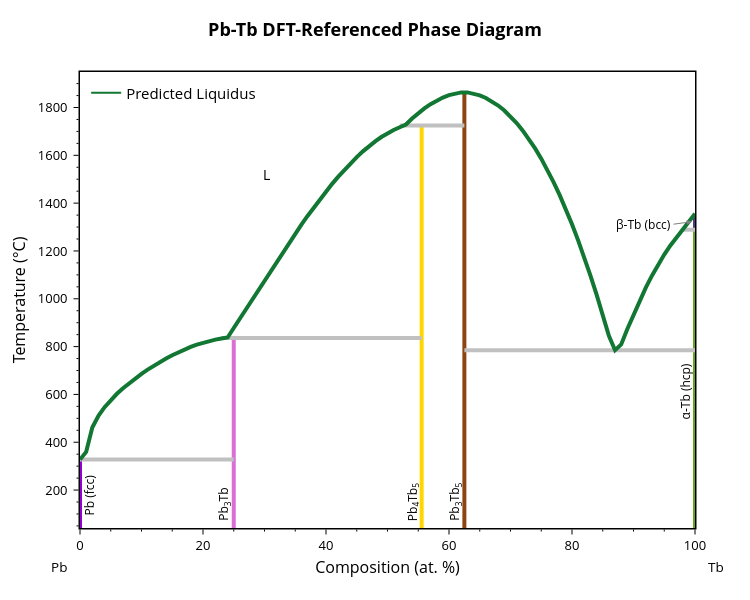
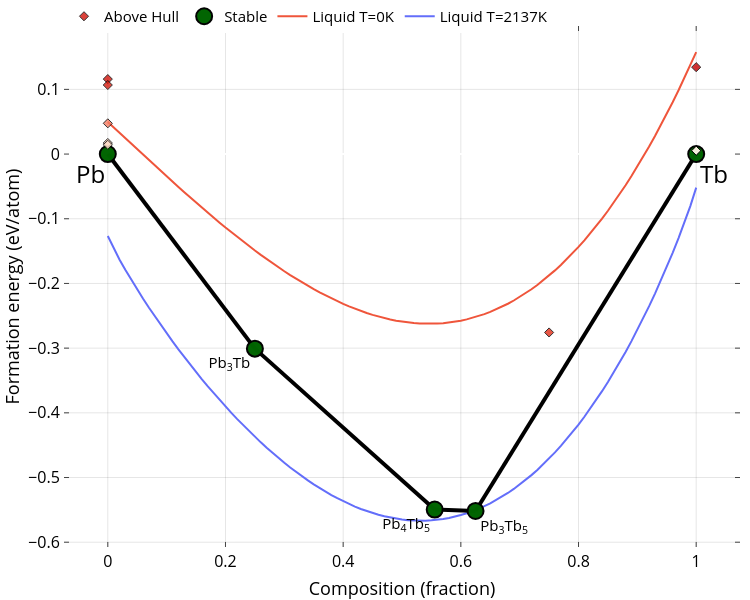

The cell these charts' notebook holds for them, in order:
### Markdown cell above
## 1) Plot the predicted liquidus curve

Use latest ML model ensemble to predict non-ideal mixing parameters for the Pb-Tb system and plot the resulting phase diagram.

### Code cell
from gliquid.binary import BinaryLiquid, BLPlotter

system = "Pb-Tb"
bl = BinaryLiquid.from_cache(system, param_format='comb-exp')

pred_params = runner.predict_system(system) + [0]
bl.update_params(pred_params)
predicted_liquidus_line = [[p[0], p[1]] for p in bl.phases[-1].points]  # Keep a copy for later overlay

blp = BLPlotter(bl)
blp.show('pred')   # Predicted phase diagram
blp.show('ch+g')   # DFT convex hull with liquid free-energy overlay

### Figure 1 — Plotly figure (JSON) as saved in the notebook; plotly's stock layout.template omitted (floating-point values rounded to 4 significant figures)
{"data": [{"hovertemplate": "label=Pb (fcc)<br>x=%{x}<br>t=%{y}<extra></extra>", "legendgroup": "Pb (fcc)", "line": {"color": "#9400D3", "dash": "solid", "width": 4}, "marker": {"symbol": "circle"}, "mode": "lines", "name": "Pb (fcc)", "orientation": "v", "showlegend": false, "type": "scatter", "x": [0, 0], "xaxis": "x", "y": [-273.1, 327.5], "yaxis": "y"}, {"hovertemplate": "label=TbPb3<br>x=%{x}<br>t=%{y}<extra></extra>", "legendgroup": "TbPb3", "line": {"color": "#DA70D6", "dash": "solid", "width": 4}, "marker": {"symbol": "circle"}, "mode": "lines", "name": "TbPb3", "orientation": "v", "showlegend": false, "type": "scatter", "x": [25, 25, 25, 25, 25, 25, 25, 25, 25, 25, 25, 25, 25, 25, 25, 25, 25, 25, 25, 25, 25, 25, 25, 25, 25, 25], "xaxis": "x", "y": [-273.1, 327.5, 359.4, 461.7, 510.6, 546.8, 576.6, 602.6, 626.0, 647.5, 667.4, 686.1, 703.7, 720.3, 735.8, 750.4, 764.1, 776.7, 788.3, 798.8, 808.2, 816.5, 823.5, 829.2, 833.6, 836.4], "yaxis": "y"}, {"hovertemplate": "label=Tb5Pb4<br>x=%{x}<br>t=%{y}<extra></extra>", "legendgroup": "Tb5Pb4", "line": {"color": "#FFD700", "dash": "solid", "width": 4}, "marker": {"symbol": "circle"}, "mode": "lines", "name": "Tb5Pb4", "orientation": "v", "showlegend": false, "type": "scatter", "x": [55.56, 55.56, 55.56, 55.56, 55.56, 55.56, 55.56, 55.56, 55.56, 55.56, 55.56, 55.56, 55.56, 55.56, 55.56, 55.56, 55.56, 55.56, 55.56, 55.56, 55.56, 55.56, 55.56, 55.56, 55.56, 55.56, 55.56, 55.56, 55.56, 55.56, 55.56, 55.56], "xaxis": "x", "y": [-273.1, 836.4, 838.2, 877.8, 917.7, 957.7, 997.9, 1038.0, 1078.0, 1118.0, 1158.0, 1197.0, 1235.0, 1273.0, 1310.0, 1346.0, 1382.0, 1416.0, 1449.0, 1481.0, 1511.0, 1540.0, 1567.0, 1593.0, 1617.0, 1639.0, 1659.0, 1676.0, 1692.0, 1706.0, 1717.0, 1725.0], "yaxis": "y"}, {"hovertemplate": "label=Tb5Pb3<br>x=%{x}<br>t=%{y}<extra></extra>", "legendgroup": "Tb5Pb3", "line": {"color": "#8B4513", "dash": "solid", "width": 4}, "marker": {"symbol": "circle"}, "mode": "lines", "name": "Tb5Pb3", "orientation": "v", "showlegend": false, "type": "scatter", "x": [62.5, 62.5, 62.5, 62.5, 62.5, 62.5, 62.5, 62.5, 62.5, 62.5, 62.5, 62.5, 62.5, 62.5, 62.5, 62.5, 62.5, 62.5, 62.5, 62.5, 62.5, 62.5, 62.5, 62.5, 62.5, 62.5, 62.5, 62.5, 62.5, 62.5, 62.5, 62.5, 62.5, 62.5, 62.5, 62.5, 62.5, 62.5], "xaxis": "x", "y": [-273.1, 785.1, 844.7, 933.0, 1017.0, 1097.0, 1173.0, 1244.0, 1311.0, 1374.0, 1433.0, 1488.0, 1539.0, 1586.0, 1629.0, 1668.0, 1703.0, 1725.0, 1729.0, 1735.0, 1754.0, 1763.0, 1776.0, 1787.0, 1796.0, 1808.0, 1814.0, 1826.0, 1829.0, 1840.0, 1842.0, 1851.0, 1852.0, 1859.0, 1859.0, 1863.0, 1863.0, 1865.0], "yaxis": "y"}, {"hovertemplate": "label=alpha-Tb (hcp)<br>x=%{x}<br>t=%{y}<extra></extra>", "legendgroup": "alpha-Tb (hcp)", "line": {"color": "#66A61E", "dash": "solid", "width": 4}, "marker": {"symbol": "circle"}, "mode": "lines", "name": "alpha-Tb (hcp)", "orientation": "v", "showlegend": false, "type": "scatter", "x": [100, 100, 100, 100, 100, 100, 100, 100, 100, 100, 100, 100, 100, 100], "xaxis": "x", "y": [-273.1, 785.1, 809.3, 873.8, 934.9, 992.5, 1046.0, 1097.0, 1143.0, 1185.0, 1223.0, 1257.0, 1286.0, 1289.0], "yaxis": "y"}, {"hovertemplate": "label=beta-Tb (bcc)<br>x=%{x}<br>t=%{y}<extra></extra>", "legendgroup": "beta-Tb (bcc)", "line": {"color": "#483D8B", "dash": "solid", "width": 4}, "marker": {"symbol": "circle"}, "mode": "lines", "name": "beta-Tb (bcc)", "orientation": "v", "showlegend": false, "type": "scatter", "x": [100, 100, 100, 100], "xaxis": "x", "y": [1289.0, 1289.0, 1320.0, 1356.0], "yaxis": "y"}, {"hovertemplate": "x=%{x}<br>y=%{y}<extra></extra>", "legendgroup": "", "line": {"color": "Silver", "dash": "solid", "width": 4}, "marker": {"symbol": "circle"}, "mode": "lines", "name": "", "orientation": "v", "showlegend": false, "type": "scatter", "x": [62.5, 100], "xaxis": "x", "y": [785.1, 785.1], "yaxis": "y"}, {"hovertemplate": "x=%{x}<br>y=%{y}<extra></extra>", "legendgroup": "", "line": {"color": "Silver", "dash": "solid", "width": 4}, "marker": {"symbol": "circle"}, "mode": "lines", "name": "", "orientation": "v", "showlegend": false, "type": "scatter", "x": [23, 55.56], "xaxis": "x", "y": [836.4, 836.4], "yaxis": "y"}, {"hovertemplate": "x=%{x}<br>y=%{y}<extra></extra>", "legendgroup": "", "line": {"color": "Silver", "dash": "solid", "width": 4}, "marker": {"symbol": "circle"}, "mode": "lines", "name": "", "orientation": "v", "showlegend": false, "type": "scatter", "x": [52, 62.5], "xaxis": "x", "y": [1725.0, 1725.0], "yaxis": "y"}, {"hovertemplate": "x=%{x}<br>y=%{y}<extra></extra>", "legendgroup": "", "line": {"color": "Silver", "dash": "solid", "width": 4}, "marker": {"symbol": "circle"}, "mode": "lines", "name": "", "orientation": "v", "showlegend": false, "type": "scatter", "x": [0, 25], "xaxis": "x", "y": [327.5, 327.5], "yaxis": "y"}, {"hovertemplate": "x=%{x}<br>y=%{y}<extra></extra>", "legendgroup": "", "line": {"color": "Silver", "dash": "solid", "width": 4}, "marker": {"symbol": "circle"}, "mode": "lines", "name": "", "orientation": "v", "showlegend": false, "type": "scatter", "x": [100, 98.08], "xaxis": "x", "y": [1289.0, 1289.0], "yaxis": "y"}, {"hovertemplate": "label=L<br>x=%{x}<br>t=%{y}<extra></extra>", "legendgroup": "L", "line": {"color": "#117733", "dash": "solid", "width": 4}, "marker": {"symbol": "circle"}, "mode": "lines", "name": "L", "orientation": "v", "showlegend": false, "type": "scatter", "x": [0, 1, 2, 3, 4, 5, 6, 7.0, 8, 9, 10, 11, 12, 13, 14.0, 15, 16, 17, 18, 19, 20, 21, 22, 23, 24, 25, 26, 27, 28.0, 29.0, 30, 31, 32, 33, 34, 35, 36, 37, 38, 39, 40, 41, 42, 43, 44, 45, 46, 47, 48, 49, 50, 51, 52, 53, 54, 55.0, 56.0, 57.0, 58.0, 59, 60, 61, 62, 63, 64, 65, 66, 67, 68, 69, 70, 71, 72, 73, 74, 75, 76, 77, 78, 79, 80, 81, 82, 83, 84, 85, 86, 87, 88, 89, 90, 91, 92, 93, 94, 95, 96, 97, 98, 99, 100], "xaxis": "x", "y": [327.5, 359.4, 461.7, 510.6, 546.8, 576.6, 602.6, 626.0, 647.5, 667.4, 686.1, 703.7, 720.3, 735.8, 750.4, 764.1, 776.7, 788.3, 798.8, 808.2, 816.5, 823.5, 829.2, 833.6, 838.2, 877.8, 917.7, 957.7, 997.9, 1038.0, 1078.0, 1118.0, 1158.0, 1197.0, 1235.0, 1273.0, 1310.0, 1346.0, 1382.0, 1416.0, 1449.0, 1481.0, 1511.0, 1540.0, 1567.0, 1593.0, 1617.0, 1639.0, 1659.0, 1676.0, 1692.0, 1706.0, 1717.0, 1729.0, 1754.0, 1776.0, 1796.0, 1814.0, 1829.0, 1842.0, 1852.0, 1859.0, 1863.0, 1863.0, 1859.0, 1851.0, 1840.0, 1826.0, 1808.0, 1787.0, 1763.0, 1735.0, 1703.0, 1668.0, 1629.0, 1586.0, 1539.0, 1488.0, 1433.0, 1374.0, 1311.0, 1244.0, 1173.0, 1097.0, 1017.0, 933.0, 844.7, 785.1, 809.3, 873.8, 934.9, 992.5, 1046.0, 1097.0, 1143.0, 1185.0, 1223.0, 1257.0, 1286.0, 1320.0, 1356.0], "yaxis": "y"}, {"marker": {"color": "#117733"}, "mode": "lines", "name": "Predicted Liquidus", "showlegend": true, "type": "scatter", "x": [null], "y": [null]}], "layout": {"annotations": [{"font": {"color": "black", "size": 12}, "showarrow": false, "text": "Pb (fcc)", "textangle": -90, "x": 1.5, "xanchor": "center", "y": 178.2, "yanchor": "middle"}, {"font": {"color": "black", "size": 12}, "showarrow": false, "text": "α-Tb (hcp)", "textangle": -90, "x": 98.5, "xanchor": "center", "y": 611.6, "yanchor": "middle"}, {"arrowcolor": "gray", "arrowhead": 2, "arrowwidth": 1, "ax": -18.45, "ay": 2.48, "font": {"color": "black", "size": 12}, "showarrow": true, "text": "β-Tb (bcc)", "textangle": 0, "x": 99.5, "xanchor": "right", "y": 1322.0, "yanchor": "middle"}, {"font": {"color": "black", "size": 12}, "showarrow": false, "text": "Pb<sub>3</sub>Tb", "textangle": -90, "x": 23.5, "xanchor": "center", "y": 140.7, "yanchor": "middle"}, {"font": {"color": "black", "size": 12}, "showarrow": false, "text": "Pb<sub>4</sub>Tb<sub>5</sub>", "textangle": -90, "x": 54.06, "xanchor": "center", "y": 151.2, "yanchor": "middle"}, {"font": {"color": "black", "size": 12}, "showarrow": false, "text": "Pb<sub>3</sub>Tb<sub>5</sub>", "textangle": -90, "x": 61, "xanchor": "center", "y": 151.2, "yanchor": "middle"}, {"font": {"color": "black", "size": 14}, "showarrow": false, "text": "L", "x": 30.29, "y": 1519.0}, {"font": {"color": "black", "size": 13.5}, "showarrow": false, "text": "Pb", "x": -0.05, "xanchor": "left", "xref": "paper", "y": -0.086, "yanchor": "middle", "yref": "paper"}, {"font": {"color": "black", "size": 13.5}, "showarrow": false, "text": "Tb", "x": 1.05, "xanchor": "right", "xref": "paper", "y": -0.086, "yanchor": "middle", "yref": "paper"}], "font": {"color": "black", "size": 13}, "height": 600, "legend": {"font": {"size": 15}, "x": 0.01, "xanchor": "left", "y": 0.99, "yanchor": "top"}, "margin": {"b": 72, "r": 55, "t": 72}, "plot_bgcolor": "white", "showlegend": true, "title": {"font": {"color": "black", "size": 18}, "text": "<b>Pb-Tb DFT-Referenced Phase Diagram</b>", "x": 0.5, "xanchor": "center", "yanchor": "bottom"}, "width": 750, "xaxis": {"linecolor": "black", "linewidth": 1.5, "minor": {"nticks": 5, "tickcolor": "black", "ticklen": 2, "ticks": "outside", "tickwidth": 1}, "mirror": true, "range": [0, 100], "showline": true, "tickcolor": "black", "tickformat": ".0f", "ticklen": 5, "ticks": "outside", "tickwidth": 1, "title": {"font": {"size": 16}, "standoff": 8, "text": "Composition (at. %)"}}, "yaxis": {"linecolor": "black", "linewidth": 1.5, "minor": {"nticks": 5, "tickcolor": "black", "ticklen": 2, "ticks": "outside", "tickwidth": 1}, "mirror": true, "range": [41.31, 1948.0], "showline": true, "tickcolor": "black", "ticklen": 5, "ticks": "outside", "ticksuffix": " ", "tickwidth": 1, "title": {"font": {"size": 16}, "standoff": 8, "text": "Temperature (°C)"}}}}

### Figure 2 — Plotly figure (JSON) as saved in the notebook; plotly's stock layout.template omitted (floating-point values rounded to 4 significant figures)
{"data": [{"mode": "lines", "name": "Liquid T=2137K", "type": "scatter", "x": [0, 0.01, 0.02, 0.03, 0.04, 0.05, 0.06, 0.07, 0.08, 0.09, 0.1, 0.11, 0.12, 0.13, 0.14, 0.15, 0.16, 0.17, 0.18, 0.19, 0.2, 0.21, 0.22, 0.23, 0.24, 0.25, 0.26, 0.27, 0.28, 0.29, 0.3, 0.31, 0.32, 0.33, 0.34, 0.35, 0.36, 0.37, 0.38, 0.39, 0.4, 0.41, 0.42, 0.43, 0.44, 0.45, 0.46, 0.47, 0.48, 0.49, 0.5, 0.51, 0.52, 0.53, 0.54, 0.55, 0.56, 0.57, 0.58, 0.59, 0.6, 0.61, 0.62, 0.63, 0.64, 0.65, 0.66, 0.67, 0.68, 0.69, 0.7, 0.71, 0.72, 0.73, 0.74, 0.75, 0.76, 0.77, 0.78, 0.79, 0.8, 0.81, 0.82, 0.83, 0.84, 0.85, 0.86, 0.87, 0.88, 0.89, 0.9, 0.91, 0.92, 0.93, 0.94, 0.95, 0.96, 0.97, 0.98, 0.99, 1], "y": [-0.1266, -0.1463, -0.1633, -0.1793, -0.1946, -0.2094, -0.2237, -0.2375, -0.251, -0.2642, -0.277, -0.2896, -0.3018, -0.3138, -0.3255, -0.337, -0.3481, -0.359, -0.3697, -0.3801, -0.3902, -0.4001, -0.4097, -0.4191, -0.4282, -0.437, -0.4456, -0.4539, -0.462, -0.4697, -0.4772, -0.4845, -0.4914, -0.4981, -0.5045, -0.5106, -0.5164, -0.5219, -0.5271, -0.532, -0.5366, -0.5409, -0.5449, -0.5486, -0.5519, -0.5549, -0.5576, -0.56, -0.562, -0.5636, -0.565, -0.5659, -0.5665, -0.5668, -0.5667, -0.5662, -0.5653, -0.5641, -0.5625, -0.5604, -0.558, -0.5552, -0.552, -0.5484, -0.5443, -0.5399, -0.535, -0.5296, -0.5239, -0.5176, -0.511, -0.5039, -0.4963, -0.4882, -0.4797, -0.4707, -0.4612, -0.4512, -0.4407, -0.4296, -0.4181, -0.406, -0.3934, -0.3802, -0.3665, -0.3522, -0.3374, -0.3219, -0.3058, -0.2891, -0.2718, -0.2538, -0.2351, -0.2156, -0.1955, -0.1745, -0.1526, -0.1298, -0.1058, -0.08037, -0.05184]}, {"mode": "lines", "name": "Liquid T=0K", "type": "scatter", "x": [0, 0.01, 0.02, 0.03, 0.04, 0.05, 0.06, 0.07, 0.08, 0.09, 0.1, 0.11, 0.12, 0.13, 0.14, 0.15, 0.16, 0.17, 0.18, 0.19, 0.2, 0.21, 0.22, 0.23, 0.24, 0.25, 0.26, 0.27, 0.28, 0.29, 0.3, 0.31, 0.32, 0.33, 0.34, 0.35, 0.36, 0.37, 0.38, 0.39, 0.4, 0.41, 0.42, 0.43, 0.44, 0.45, 0.46, 0.47, 0.48, 0.49, 0.5, 0.51, 0.52, 0.53, 0.54, 0.55, 0.56, 0.57, 0.58, 0.59, 0.6, 0.61, 0.62, 0.63, 0.64, 0.65, 0.66, 0.67, 0.68, 0.69, 0.7, 0.71, 0.72, 0.73, 0.74, 0.75, 0.76, 0.77, 0.78, 0.79, 0.8, 0.81, 0.82, 0.83, 0.84, 0.85, 0.86, 0.87, 0.88, 0.89, 0.9, 0.91, 0.92, 0.93, 0.94, 0.95, 0.96, 0.97, 0.98, 0.99, 1], "y": [0.04948, 0.041, 0.03252, 0.02405, 0.01559, 0.007139, -0.001284, -0.009678, -0.01804, -0.02636, -0.03463, -0.04285, -0.05101, -0.0591, -0.06713, -0.07508, -0.08295, -0.09073, -0.09841, -0.106, -0.1135, -0.1208, -0.1281, -0.1352, -0.1422, -0.1491, -0.1558, -0.1624, -0.1688, -0.175, -0.1811, -0.187, -0.1928, -0.1983, -0.2037, -0.2089, -0.2139, -0.2186, -0.2232, -0.2275, -0.2316, -0.2355, -0.2392, -0.2426, -0.2457, -0.2486, -0.2512, -0.2536, -0.2557, -0.2575, -0.2591, -0.2603, -0.2613, -0.2619, -0.2623, -0.2623, -0.262, -0.2614, -0.2604, -0.2591, -0.2575, -0.2555, -0.2532, -0.2505, -0.2474, -0.244, -0.2402, -0.2359, -0.2314, -0.2264, -0.221, -0.2152, -0.2089, -0.2023, -0.1952, -0.1877, -0.1798, -0.1714, -0.1626, -0.1533, -0.1435, -0.1333, -0.1226, -0.1115, -0.0998, -0.08765, -0.075, -0.06185, -0.04818, -0.034, -0.0193, -0.004072, 0.01169, 0.02799, 0.04484, 0.06224, 0.0802, 0.09872, 0.1178, 0.1375, 0.1577]}, {"hoverinfo": "none", "line": {"color": "black", "width": 4}, "mode": "lines", "showlegend": false, "type": "scatter", "x": [0.625, 0.5556, null, 0.625, 1, null, 0.25, 0, null, 0.25, 0.5556, null], "y": [-0.5517, -0.5495, null, -0.5517, -5.921e-16, null, -0.3007, 0, null, -0.3007, -0.5495, null]}, {"hoverinfo": "skip", "mode": "text", "name": "Labels (stable)", "opacity": 1, "showlegend": false, "text": ["Pb<sub>3</sub>Tb<sub>5</sub>", "Pb<sub>4</sub>Tb<sub>5</sub>", "Pb<sub>3</sub>Tb"], "textposition": ["bottom right", "bottom left", "bottom left"], "type": "scatter", "visible": true, "x": [0.633, 0.5476, 0.242], "y": [-0.5647, -0.5625, -0.3137]}, {"error_y": {"array": [0, 0, 0, 0, 0], "color": "gray", "thickness": 2.5, "type": "data", "width": 5}, "hoverinfo": "text", "hoverlabel": {"font": {"size": 14}}, "hovertext": ["Pb<sub>3</sub>Tb<sub>5</sub> (mp-1105825-GGA) <br>  Formation energy: -0.552 eV/atom <br>  (Stable)", "Pb<sub>4</sub>Tb<sub>5</sub> (mp-1198033-GGA) <br>  Formation energy: -0.55 eV/atom <br>  (Stable)", "Tb (mp-571249-GGA) <br>  Formation energy: -0.0 eV/atom <br>  (Stable)", "Pb<sub>3</sub>Tb (mp-21156-GGA) <br>  Formation energy: -0.301 eV/atom <br>  (Stable)", "Pb (mp-20483-GGA) <br>  Formation energy: 0.0 eV/atom <br>  (Stable)"], "marker": {"color": "darkgreen", "line": {"color": "black", "width": 2}, "size": 16}, "mode": "markers", "name": "Stable", "opacity": 0.99, "showlegend": true, "type": "scatter", "x": [0.625, 0.5556, 1, 0.25, 0], "y": [-0.5517, -0.5495, -5.921e-16, -0.3007, 0]}, {"hoverinfo": "text", "hoverlabel": {"font": {"size": 14}}, "hovertext": ["Pb (mp-1102666-GGA) <br>  Formation energy: 0.116 eV/atom <br>  Energy Above Hull: (+0.116 eV/atom)", "Pb (mp-1057273-GGA) <br>  Formation energy: 0.107 eV/atom <br>  Energy Above Hull: (+0.107 eV/atom)", "Pb (mp-1186444-GGA) <br>  Formation energy: 0.017 eV/atom <br>  Energy Above Hull: (+0.017 eV/atom)", "Pb (mp-20745-GGA) <br>  Formation energy: 0.014 eV/atom <br>  Energy Above Hull: (+0.014 eV/atom)", "Pb (mp-22692-GGA) <br>  Formation energy: 0.048 eV/atom <br>  Energy Above Hull: (+0.048 eV/atom)", "Tb (mp-18-GGA) <br>  Formation energy: 0.005 eV/atom <br>  Energy Above Hull: (+0.005 eV/atom)", "Tb (mp-7163-GGA) <br>  Formation energy: 0.005 eV/atom <br>  Energy Above Hull: (+0.005 eV/atom)", "Tb (mp-11446-GGA) <br>  Formation energy: 0.134 eV/atom <br>  Energy Above Hull: (+0.134 eV/atom)", "Tb<sub>3</sub>Pb (mp-1187325-GGA) <br>  Formation energy: -0.276 eV/atom <br>  Energy Above Hull: (+0.092 eV/atom)"], "marker": {"color": [0.116, 0.107, 0.017, 0.014, 0.048, 0.005, 0.005, 0.134, 0.092], "colorscale": [[0, "#fff5e3"], [0.5, "#f24324"], [1, "#c40000"]], "line": {"color": "black", "width": 1}, "opacity": 0.8, "size": 7, "symbol": "diamond"}, "mode": "markers", "name": "Above Hull", "showlegend": true, "type": "scatter", "x": [0, 0, 0, 0, 0, 1, 1, 1, 0.75], "y": [0.1159, 0.1068, 0.01713, 0.01427, 0.04754, 0.005232, 0.005205, 0.1343, -0.2758]}], "layout": {"annotations": [{"align": "center", "font": {"color": "#000000", "size": 24}, "opacity": 1, "showarrow": false, "text": "Tb", "x": 1.03, "xref": "x", "y": -0.03, "yref": "y"}, {"align": "center", "font": {"color": "#000000", "size": 24}, "opacity": 1, "showarrow": false, "text": "Pb", "x": -0.03, "xref": "x", "y": -0.03, "yref": "y"}], "autosize": true, "coloraxis": {"colorbar": {"x": 1, "y": 0.05, "yanchor": "top"}}, "font": {"color": "black", "size": 15}, "height": 600, "hovermode": "closest", "legend": {"orientation": "h", "tracegroupgap": 7, "traceorder": "reversed", "x": 0, "xanchor": "left", "y": 1.05}, "margin": {"b": 10, "l": 10, "pad": 0, "r": 10, "t": 0}, "paper_bgcolor": "white", "plot_bgcolor": "white", "showlegend": true, "width": 750, "xaxis": {"anchor": "y", "gridcolor": "rgba(0,0,0,0.1)", "mirror": "ticks", "nticks": 8, "showgrid": true, "showline": true, "side": "bottom", "tickfont": {"color": "black", "size": 16}, "ticks": "inside", "title": {"font": {"color": "#000000", "size": 18}, "text": "Composition (fraction)"}, "type": "linear", "zeroline": false}, "yaxis": {"anchor": "x", "gridcolor": "rgba(0,0,0,0.1)", "mirror": "ticks", "showgrid": true, "showline": true, "side": "left", "tickfont": {"color": "black", "size": 16}, "ticks": "inside", "title": {"font": {"color": "#000000", "size": 18}, "text": "Formation energy (eV/atom)"}, "type": "linear"}}}
